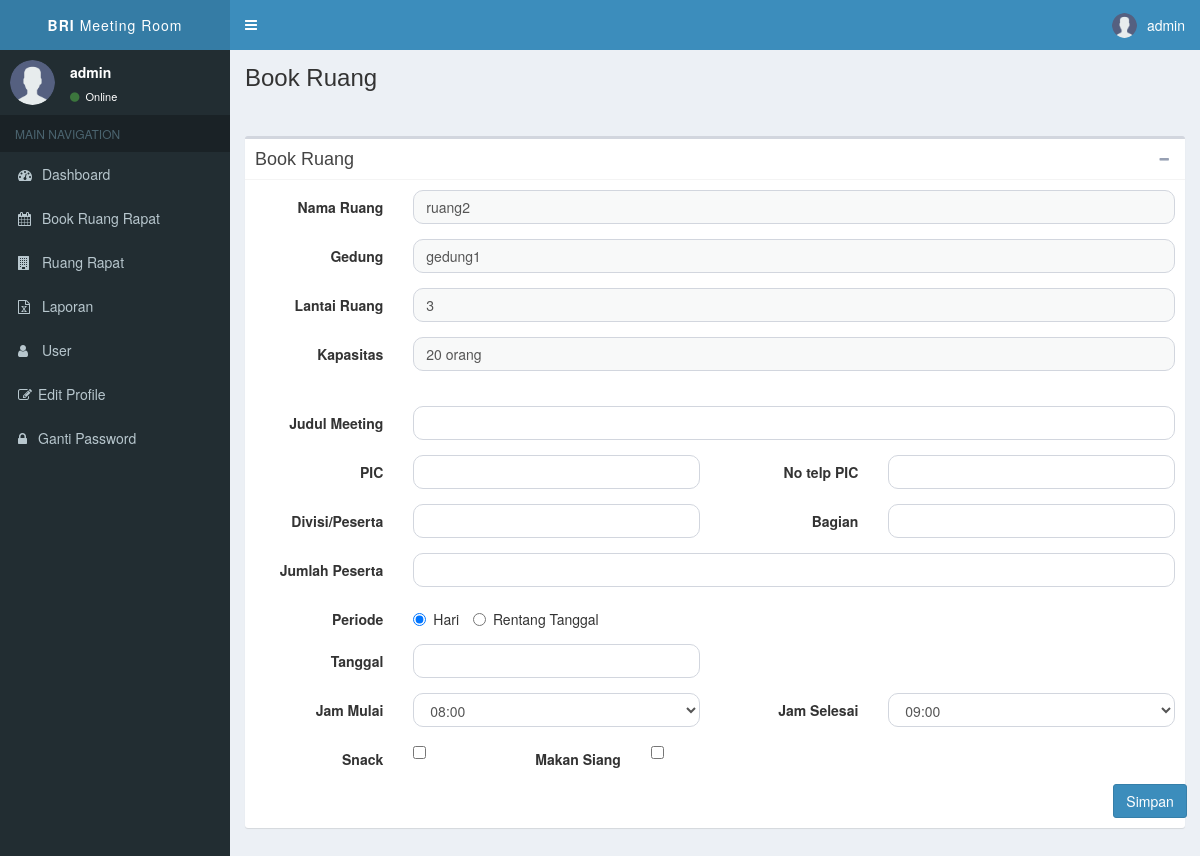
The app's page /page/bookruang/tambahbook.php?idruang=3 (signed in) with its own data.
### tables this page shows
CREATE TABLE `tb_ruang` (
  `id_ruang` int(11) NOT NULL,
  `lantai_ruang` varchar(50) DEFAULT NULL,
  `gedung` varchar(50) DEFAULT NULL,
  `nama_ruang` varchar(50) DEFAULT NULL,
  `kapasitas` varchar(50) DEFAULT NULL,
  `ketersediaan` varchar(50) DEFAULT NULL
);

### page/bookruang/tambahbook.php (the view, shortened to what this page needs)
<?php require_once '../template/header.php'; ?>
<?php require_once '../../function/koneksi.php'; ?>
<div class="wrapper">
  <body class="hold-transition skin-blue sidebar-mini">
    <?php require_once '../template/headermain.php' ?>
    <?php require_once '../template/asidebar.php' ?>
    <div class="content-wrapper">
      <section class="content-header">
        <h1>
          Book Ruang <p class="coba"></p>
        </h1>
      <br>
      </section>
    <section class="content">
      <div class="box">
        <div class="box-header with-border">
          <h3 class="box-title">Book Ruang</h3>
          <div class="box-tools pull-right">
            <button type="button" class="btn btn-box-tool" data-widget="collapse" data-toggle="tooltip"
                    title="Collapse">
              <i class="fa fa-minus"></i></button>
          </div>
        </div>
        <div class="box-body">
          <?php
          $idruang=$_GET['idruang'];
          $sql ="SELECT * FROM tb_ruang where id_ruang=$idruang";
          $query = mysqli_query($koneksi,$sql);
          $result = mysqli_fetch_assoc($query);
          ?>
          <form class="form-horizontal" action="../../function/book-model.php" method='post'>
            <div class="form-group">
              <label class="col-sm-2 control-label">Nama Ruang</label>
              <div class="col-sm-10">
                <input type="text" name="namaruang" class="form-control"
                value="<?=$result['nama_ruang']?>" readonly>
              </div>
            </div>
            <div class="form-group">
              <label class="col-sm-2 control-label">Gedung</label>
              <div class="col-sm-10">
                <input type="text" name="gedung" class="form-control"
                value="<?=$result['gedung']?>" readonly>
              </div>
            </div>
            <div class="form-group">
              <label class="col-sm-2 control-label">Lantai Ruang</label>
              <div class="col-sm-10">
                <input type="text" name="lantai" class="form-control"
                value="<?=$result['lantai_ruang']?>" readonly>
              </div>
            </div>
            <div class="form-group">
              <label class="col-sm-2 control-label">Kapasitas</label>
              <div class="col-sm-10">
                <input type="text" name="kapasitas" class="form-control"
                value="<?=$result['kapasitas']?>" readonly>
              </div>
            </div>
            <br>
            <div class="form-group">
              <label class="col-sm-2 control-label">Judul Meeting</label>
              <div class="col-sm-10">
                <input type="text" class="form-control" name="judulmeeting" required="true">
              </div>
            </div>
            <div class="form-group">
              <label class="col-sm-2 control-label">PIC</label>
              <div class="col-sm-4">
                <input type="text" class="form-control" name="pic" required="true">
              </div>
              <label class="col-sm-2 control-label">No telp PIC</label>
              <div class="col-sm-4">
                <input type="text" class="form-control" name="notelppic" required="true">
              </div>
            </div>
            <div class="form-group">
              <label class="col-sm-2 control-label">Divisi/Peserta</label>
              <div class="col-sm-4">
                <input type="text" class="form-control" name="divisi" required="true">
              </div>
              <label class="col-sm-2 control-label">Bagian</label>
              <div class="col-sm-4">
                <input type="text" class="form-control" name="bagian">
              </div>
            </div>
            <div class="form-group">
              <label class="col-sm-2 control-label">Jumlah Peserta</label>
              <div class="col-sm-10">
                <input type="text" class="form-control" name="jumlahpeserta">
              </div>
            </div>
            <div class="form-group">
              <label class="col-sm-2 control-label">Periode</label>
              <div class="col-sm-10">
                <label class="radio-inline">
                  <input type="radio" name="inlineRadioOptions" id="inlineRadio1" value="hari" checked="">
                  Hari
                </label>
                <label class="radio-inline">
                  <input type="radio" name="inlineRadioOptions" id="inlineRadio2" value="rentang">
                  Rentang Tanggal
                </label>
              </div>
            </div>
            <div class="form-group tanggal-hari">
              <label class="col-sm-2 control-label">Tanggal</label>
              <div class="col-sm-4">
                <input type="text" class="form-control" name="tanggal" required="true">
              </div>
            </div>
            <div class="form-group">
              <label class="col-sm-2 control-label">Jam Mulai</label>
              <div class="col-sm-4">
                <select name="jammulai" class="form-control">
                  <option value="8">08:00</option>
                </select>
              </div>
              <label class="col-sm-2 control-label"> Jam Selesai </label>
              <div class="col-sm-4">
                <select name="jamselesai" class="form-control">
                  <option value="9">09:00</option>
                </select>
              </div>
            </div>
            <div class="form-group">
              <label class="col-sm-2 control-label">Snack</label>
              <div class="col-sm-1">
                <input type="checkbox" name="snack" value='ya'>
              </div>
              <label class="col-sm-2 control-label">Makan Siang</label>
              <div class="col-sm-1">
                <input type="checkbox" name="makansiang" value='ya'>
              </div>
            </div>
            <div class="col-sm-1 pull-right">
              <button type="submit" class="btn btn-primary" name='tambah'>Simpan</button>
            </div>
          </form>
        </div>
      </div>
    </section>
  </div>
</div>
<?php require_once '../template/footer.php'; ?>

### records on screen
tb_ruang: namaruang "ruang2", gedung "gedung1", lantai "3", kapasitas "20 orang"

### other values on screen
$_SESSION['nama_user'] "admin"
